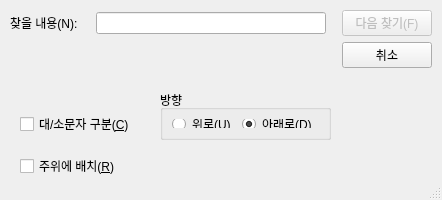
<?xml version="1.0" encoding="UTF-8"?>
<ui version="4.0">
 <class>find</class>
 <widget class="QDialog" name="find">
  <property name="enabled">
   <bool>true</bool>
  </property>
  <property name="geometry">
   <rect>
    <x>0</x>
    <y>0</y>
    <width>442</width>
    <height>200</height>
   </rect>
  </property>
  <property name="windowTitle">
   <string>찾기</string>
  </property>
  <property name="sizeGripEnabled">
   <bool>true</bool>
  </property>
  <widget class="QGroupBox" name="direction_groupBox">
   <property name="geometry">
    <rect>
     <x>160</x>
     <y>90</y>
     <width>171</width>
     <height>50</height>
    </rect>
   </property>
   <property name="title">
    <string>방향</string>
   </property>
   <layout class="QFormLayout" name="formLayout_2">
    <item row="0" column="0">
     <layout class="QFormLayout" name="formLayout">
      <item row="0" column="0">
       <widget class="QRadioButton" name="radioButton_up">
        <property name="text">
         <string>위로(&amp;U)</string>
        </property>
       </widget>
      </item>
      <item row="0" column="1">
       <widget class="QRadioButton" name="radioButton_down">
        <property name="text">
         <string>아래로(&amp;D)</string>
        </property>
        <property name="checked">
         <bool>true</bool>
        </property>
       </widget>
      </item>
     </layout>
    </item>
   </layout>
  </widget>
  <widget class="QWidget" name="gridLayoutWidget">
   <property name="geometry">
    <rect>
     <x>0</x>
     <y>10</y>
     <width>442</width>
     <height>68</height>
    </rect>
   </property>
   <layout class="QGridLayout" name="gridlayout">
    <property name="leftMargin">
     <number>10</number>
    </property>
    <property name="rightMargin">
     <number>10</number>
    </property>
    <item row="0" column="2">
     <widget class="QPushButton" name="next_button">
      <property name="enabled">
       <bool>false</bool>
      </property>
      <property name="sizePolicy">
       <sizepolicy hsizetype="Minimum" vsizetype="Fixed">
        <horstretch>0</horstretch>
        <verstretch>0</verstretch>
       </sizepolicy>
      </property>
      <property name="minimumSize">
       <size>
        <width>80</width>
        <height>26</height>
       </size>
      </property>
      <property name="maximumSize">
       <size>
        <width>90</width>
        <height>16777215</height>
       </size>
      </property>
      <property name="text">
       <string>다음 찾기(F)</string>
      </property>
      <property name="shortcut">
       <string>F</string>
      </property>
     </widget>
    </item>
    <item row="0" column="0">
     <widget class="QLabel" name="find_text">
      <property name="minimumSize">
       <size>
        <width>80</width>
        <height>20</height>
       </size>
      </property>
      <property name="maximumSize">
       <size>
        <width>80</width>
        <height>20</height>
       </size>
      </property>
      <property name="text">
       <string>찾을 내용(N):</string>
      </property>
      <property name="margin">
       <number>0</number>
      </property>
      <property name="indent">
       <number>-1</number>
      </property>
     </widget>
    </item>
    <item row="0" column="1" alignment="Qt::AlignLeft">
     <widget class="QLineEdit" name="line_edit">
      <property name="minimumSize">
       <size>
        <width>230</width>
        <height>0</height>
       </size>
      </property>
      <property name="maximumSize">
       <size>
        <width>230</width>
        <height>16777215</height>
       </size>
      </property>
      <property name="cursorPosition">
       <number>0</number>
      </property>
     </widget>
    </item>
    <item row="1" column="2" alignment="Qt::AlignTop">
     <widget class="QPushButton" name="cancel_button">
      <property name="minimumSize">
       <size>
        <width>90</width>
        <height>26</height>
       </size>
      </property>
      <property name="maximumSize">
       <size>
        <width>90</width>
        <height>16777215</height>
       </size>
      </property>
      <property name="text">
       <string>취소</string>
      </property>
     </widget>
    </item>
   </layout>
  </widget>
  <widget class="QWidget" name="verticalLayoutWidget">
   <property name="geometry">
    <rect>
     <x>20</x>
     <y>100</y>
     <width>126</width>
     <height>91</height>
    </rect>
   </property>
   <layout class="QVBoxLayout" name="verticalLayout">
    <item>
     <widget class="QCheckBox" name="checkBox_upnlow">
      <property name="text">
       <string>대/소문자 구분(&amp;C)</string>
      </property>
      <property name="shortcut">
       <string>C</string>
      </property>
     </widget>
    </item>
    <item>
     <widget class="QCheckBox" name="checkBox_replace">
      <property name="text">
       <string>주위에 배치(&amp;R)</string>
      </property>
      <property name="shortcut">
       <string>R</string>
      </property>
     </widget>
    </item>
   </layout>
  </widget>
 </widget>
 <resources/>
 <connections>
  <connection>
   <sender>line_edit</sender>
   <signal>textChanged(QString)</signal>
   <receiver>next_button</receiver>
   <slot>show()</slot>
   <hints>
    <hint type="sourcelabel">
     <x>210</x>
     <y>23</y>
    </hint>
    <hint type="destinationlabel">
     <x>386</x>
     <y>23</y>
    </hint>
   </hints>
  </connection>
 </connections>
</ui>
